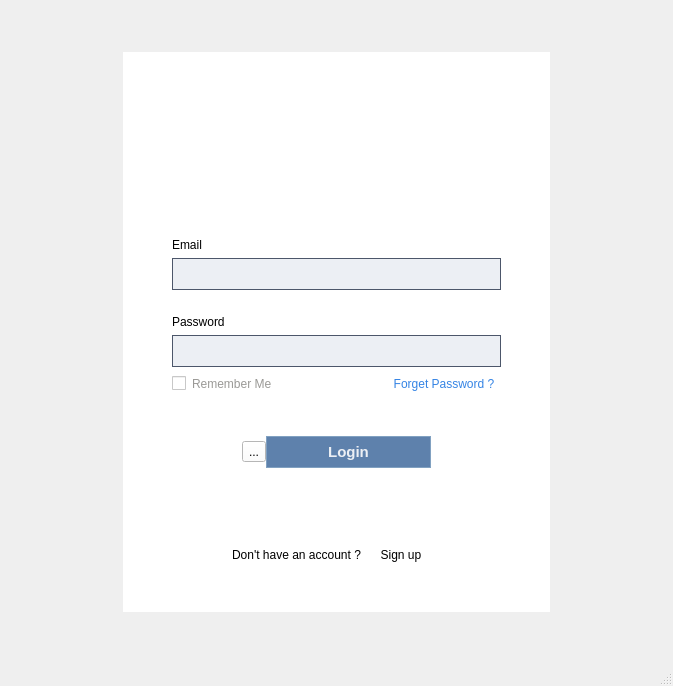
<?xml version="1.0" encoding="UTF-8"?>
<ui version="4.0">
 <class>MainWindow</class>
 <widget class="QMainWindow" name="MainWindow">
  <property name="geometry">
   <rect>
    <x>0</x>
    <y>0</y>
    <width>673</width>
    <height>686</height>
   </rect>
  </property>
  <property name="windowTitle">
   <string>MainWindow</string>
  </property>
  <property name="styleSheet">
   <string notr="true">


    QMainWindow {
        background-image: url(:/backrounds/backrounds/OF18H90.jpg);
    }</string>
  </property>
  <widget class="QWidget" name="centralwidget">
   <layout class="QGridLayout" name="gridLayout_2">
    <item row="1" column="1">
     <widget class="QWidget" name="widget" native="true">
      <property name="enabled">
       <bool>true</bool>
      </property>
      <property name="minimumSize">
       <size>
        <width>240</width>
        <height>300</height>
       </size>
      </property>
      <property name="styleSheet">
       <string notr="true">color: rgb(0, 0, 0);
border-bottom-color: qlineargradient(spread:pad, x1:0, y1:0, x2:0, y2:1, stop:0 rgba(0, 0, 0, 255), stop:0.33 rgba(0, 0, 0, 255), stop:0.34 rgba(255, 30, 30, 255), stop:0.66 rgba(255, 0, 0, 255), stop:0.67 rgba(255, 255, 0, 255), stop:1 rgba(255, 255, 0, 255));
background-color: white;
</string>
      </property>
      <layout class="QGridLayout" name="gridLayout">
       <item row="1" column="1" rowspan="2">
        <layout class="QVBoxLayout" name="verticalLayout_7">
         <item>
          <layout class="QVBoxLayout" name="verticalLayout_5">
           <property name="bottomMargin">
            <number>35</number>
           </property>
           <item>
            <layout class="QVBoxLayout" name="verticalLayout_4">
             <property name="spacing">
              <number>0</number>
             </property>
             <property name="topMargin">
              <number>0</number>
             </property>
             <property name="bottomMargin">
              <number>0</number>
             </property>
             <item>
              <widget class="QLabel" name="label">
               <property name="minimumSize">
                <size>
                 <width>0</width>
                 <height>100</height>
                </size>
               </property>
               <property name="font">
                <font>
                 <pointsize>20</pointsize>
                 <bold>true</bold>
                </font>
               </property>
               <property name="styleSheet">
                <string notr="true">/* background-color:#2e3440;*/</string>
               </property>
               <property name="text">
                <string/>
               </property>
               <property name="pixmap">
                <pixmap resource="../resources/rec.qrc">:/backrounds/backrounds/school-building.png</pixmap>
               </property>
               <property name="alignment">
                <set>Qt::AlignmentFlag::AlignCenter</set>
               </property>
              </widget>
             </item>
             <item>
              <layout class="QVBoxLayout" name="verticalLayout_3">
               <property name="spacing">
                <number>25</number>
               </property>
               <property name="topMargin">
                <number>40</number>
               </property>
               <property name="bottomMargin">
                <number>0</number>
               </property>
               <item>
                <layout class="QVBoxLayout" name="verticalLayout">
                 <property name="spacing">
                  <number>6</number>
                 </property>
                 <item>
                  <widget class="QLabel" name="label_2">
                   <property name="text">
                    <string>Email</string>
                   </property>
                  </widget>
                 </item>
                 <item>
                  <widget class="QLineEdit" name="email_field">
                   <property name="minimumSize">
                    <size>
                     <width>205</width>
                     <height>0</height>
                    </size>
                   </property>
                   <property name="font">
                    <font>
                     <pointsize>-1</pointsize>
                    </font>
                   </property>
                   <property name="styleSheet">
                    <string notr="true">/* Input Field */
QLineEdit {
    background-color: #eceff4; /* Light background */
    color: #000000; /* Black text */
    border: 1px solid #4C566A; /* Subtle gray-blue border */
    border-radius: 0px; /* No rounded corners */
    padding: 6px; /* Padding inside the field */
    font-size: 14px; /* Standard font size */
}

/* Focused Input Field */
QLineEdit:focus {
    border: 1px solid #88C0D0; /* Light blue/teal border on focus */
    background-color: #e1e9f2; /* Slightly lighter background on focus */
}

/* Placeholder Text */
QLineEdit::placeholder {
    color: #4C566A; /* Darker gray for placeholder text */
}
</string>
                   </property>
                  </widget>
                 </item>
                </layout>
               </item>
               <item>
                <layout class="QVBoxLayout" name="verticalLayout_2">
                 <property name="spacing">
                  <number>6</number>
                 </property>
                 <item>
                  <widget class="QLabel" name="label_3">
                   <property name="text">
                    <string>Password</string>
                   </property>
                  </widget>
                 </item>
                 <item>
                  <widget class="QLineEdit" name="password_field">
                   <property name="font">
                    <font>
                     <pointsize>-1</pointsize>
                    </font>
                   </property>
                   <property name="styleSheet">
                    <string notr="true">/* Input Field */
QLineEdit {
    background-color: #eceff4; /* Light background */
    color: #000000; /* Black text */
    border: 1px solid #4C566A; /* Subtle gray-blue border */
    border-radius: 0px; /* No rounded corners */
    padding: 6px; /* Padding inside the field */
    font-size: 14px; /* Standard font size */
}

/* Focused Input Field */
QLineEdit:focus {
    border: 1px solid #88C0D0; /* Light blue/teal border on focus */
    background-color: #e1e9f2; /* Slightly lighter background on focus */
}

/* Placeholder Text */
QLineEdit::placeholder {
    color: #4C566A; /* Darker gray for placeholder text */
}
</string>
                   </property>
                   <property name="echoMode">
                    <enum>QLineEdit::EchoMode::Password</enum>
                   </property>
                  </widget>
                 </item>
                </layout>
               </item>
              </layout>
             </item>
            </layout>
           </item>
           <item>
            <layout class="QHBoxLayout" name="horizontalLayout">
             <property name="spacing">
              <number>100</number>
             </property>
             <item>
              <layout class="QHBoxLayout" name="horizontalLayout_2">
               <property name="spacing">
                <number>0</number>
               </property>
               <item>
                <widget class="QCheckBox" name="remember_me_button">
                 <property name="styleSheet">
                  <string notr="true">color: rgb(154, 153, 150);</string>
                 </property>
                 <property name="text">
                  <string>Remember Me</string>
                 </property>
                </widget>
               </item>
              </layout>
             </item>
             <item>
              <widget class="QPushButton" name="forget_password_button">
               <property name="cursor">
                <cursorShape>PointingHandCursor</cursorShape>
               </property>
               <property name="styleSheet">
                <string notr="true">color: rgb(53, 132, 228);</string>
               </property>
               <property name="text">
                <string>Forget Password ?</string>
               </property>
               <property name="flat">
                <bool>true</bool>
               </property>
              </widget>
             </item>
            </layout>
           </item>
          </layout>
         </item>
         <item>
          <layout class="QVBoxLayout" name="verticalLayout_6">
           <item>
            <layout class="QHBoxLayout" name="horizontalLayout_4">
             <property name="spacing">
              <number>0</number>
             </property>
             <item>
              <spacer name="horizontalSpacer_5">
               <property name="orientation">
                <enum>Qt::Orientation::Horizontal</enum>
               </property>
               <property name="sizeType">
                <enum>QSizePolicy::Policy::Fixed</enum>
               </property>
               <property name="sizeHint" stdset="0">
                <size>
                 <width>70</width>
                 <height>20</height>
                </size>
               </property>
              </spacer>
             </item>
             <item>
              <widget class="QToolButton" name="view_password_button">
               <property name="text">
                <string>...</string>
               </property>
              </widget>
             </item>
             <item>
              <widget class="QPushButton" name="login_button">
               <property name="sizePolicy">
                <sizepolicy hsizetype="Minimum" vsizetype="Fixed">
                 <horstretch>0</horstretch>
                 <verstretch>0</verstretch>
                </sizepolicy>
               </property>
               <property name="baseSize">
                <size>
                 <width>0</width>
                 <height>0</height>
                </size>
               </property>
               <property name="font">
                <font>
                 <family>Segoe UI</family>
                 <pointsize>-1</pointsize>
                 <bold>true</bold>
                </font>
               </property>
               <property name="cursor">
                <cursorShape>PointingHandCursor</cursorShape>
               </property>
               <property name="styleSheet">
                <string notr="true">QPushButton {
    background-color: #5E81AC; /* Nord Blue */
    color: #ECEFF4; /* Light text */
    border: 1px solid #81A1C1; /* Lighter blue border */
    border-radius: 0px; /* No roundness */
    padding: 6px 12px;
    font-family: &quot;Segoe UI&quot;;
    font-size: 15px;

}

/* Hover State */
QPushButton:hover {
    background-color: #81A1C1; /* Lighter Nord Blue */
    border: 1px solid #88C0D0; /* Teal highlight */
}

/* Pressed State */
QPushButton:pressed {
    background-color: #4C566A; /* Darker Nord Blue */
    border: 1px solid #8FBCBB; /* Teal accent */
}

/* Edit Button Specific Style */
QPushButton#editButton {
    background-color: #88C0D0; /* Soft Teal Blue */
    color: #2E3440; /* Darker text for contrast */
    border: 1px solid #8FBCBB; /* Teal border */
}

QPushButton#editButton:hover {
    background-color: #8FBCBB; /* Slightly lighter teal */
    border: 1px solid #81A1C1; /* Soft blue highlight */
}

QPushButton#editButton:pressed {
    background-color: #5E81AC; /* Dark Nord Blue */
    border: 1px solid #4C566A; /* Darker border */
}
</string>
               </property>
               <property name="text">
                <string>Login</string>
               </property>
               <property name="iconSize">
                <size>
                 <width>16</width>
                 <height>16</height>
                </size>
               </property>
               <property name="flat">
                <bool>false</bool>
               </property>
              </widget>
             </item>
             <item>
              <spacer name="horizontalSpacer_6">
               <property name="orientation">
                <enum>Qt::Orientation::Horizontal</enum>
               </property>
               <property name="sizeType">
                <enum>QSizePolicy::Policy::Fixed</enum>
               </property>
               <property name="sizeHint" stdset="0">
                <size>
                 <width>70</width>
                 <height>20</height>
                </size>
               </property>
              </spacer>
             </item>
            </layout>
           </item>
           <item>
            <layout class="QHBoxLayout" name="horizontalLayout_3" stretch="0,0">
             <property name="spacing">
              <number>0</number>
             </property>
             <property name="sizeConstraint">
              <enum>QLayout::SizeConstraint::SetDefaultConstraint</enum>
             </property>
             <property name="leftMargin">
              <number>60</number>
             </property>
             <property name="topMargin">
              <number>70</number>
             </property>
             <property name="rightMargin">
              <number>60</number>
             </property>
             <item>
              <widget class="QLabel" name="label_4">
               <property name="sizePolicy">
                <sizepolicy hsizetype="Preferred" vsizetype="Preferred">
                 <horstretch>0</horstretch>
                 <verstretch>0</verstretch>
                </sizepolicy>
               </property>
               <property name="text">
                <string>Don't have an account ?</string>
               </property>
              </widget>
             </item>
             <item>
              <widget class="QPushButton" name="create_account_button">
               <property name="enabled">
                <bool>true</bool>
               </property>
               <property name="sizePolicy">
                <sizepolicy hsizetype="Minimum" vsizetype="Fixed">
                 <horstretch>0</horstretch>
                 <verstretch>0</verstretch>
                </sizepolicy>
               </property>
               <property name="font">
                <font>
                 <underline>false</underline>
                 <strikeout>false</strikeout>
                 <stylestrategy>PreferDefault</stylestrategy>
                 <fontweight>DemiBold</fontweight>
                </font>
               </property>
               <property name="cursor">
                <cursorShape>PointingHandCursor</cursorShape>
               </property>
               <property name="acceptDrops">
                <bool>false</bool>
               </property>
               <property name="text">
                <string>Sign up</string>
               </property>
               <property name="autoDefault">
                <bool>false</bool>
               </property>
               <property name="default">
                <bool>false</bool>
               </property>
               <property name="flat">
                <bool>true</bool>
               </property>
              </widget>
             </item>
            </layout>
           </item>
          </layout>
         </item>
        </layout>
       </item>
       <item row="3" column="1">
        <spacer name="verticalSpacer_2">
         <property name="orientation">
          <enum>Qt::Orientation::Vertical</enum>
         </property>
         <property name="sizeHint" stdset="0">
          <size>
           <width>20</width>
           <height>37</height>
          </size>
         </property>
        </spacer>
       </item>
       <item row="2" column="2">
        <spacer name="horizontalSpacer_2">
         <property name="orientation">
          <enum>Qt::Orientation::Horizontal</enum>
         </property>
         <property name="sizeHint" stdset="0">
          <size>
           <width>40</width>
           <height>20</height>
          </size>
         </property>
        </spacer>
       </item>
       <item row="0" column="1">
        <spacer name="verticalSpacer">
         <property name="orientation">
          <enum>Qt::Orientation::Vertical</enum>
         </property>
         <property name="sizeHint" stdset="0">
          <size>
           <width>20</width>
           <height>37</height>
          </size>
         </property>
        </spacer>
       </item>
       <item row="1" column="0">
        <spacer name="horizontalSpacer">
         <property name="orientation">
          <enum>Qt::Orientation::Horizontal</enum>
         </property>
         <property name="sizeHint" stdset="0">
          <size>
           <width>40</width>
           <height>20</height>
          </size>
         </property>
        </spacer>
       </item>
      </layout>
     </widget>
    </item>
    <item row="1" column="0">
     <spacer name="horizontalSpacer_3">
      <property name="orientation">
       <enum>Qt::Orientation::Horizontal</enum>
      </property>
      <property name="sizeHint" stdset="0">
       <size>
        <width>80</width>
        <height>20</height>
       </size>
      </property>
     </spacer>
    </item>
    <item row="1" column="2">
     <spacer name="horizontalSpacer_4">
      <property name="orientation">
       <enum>Qt::Orientation::Horizontal</enum>
      </property>
      <property name="sizeHint" stdset="0">
       <size>
        <width>80</width>
        <height>20</height>
       </size>
      </property>
     </spacer>
    </item>
    <item row="2" column="1">
     <spacer name="verticalSpacer_4">
      <property name="orientation">
       <enum>Qt::Orientation::Vertical</enum>
      </property>
      <property name="sizeHint" stdset="0">
       <size>
        <width>20</width>
        <height>34</height>
       </size>
      </property>
     </spacer>
    </item>
    <item row="0" column="1">
     <spacer name="verticalSpacer_3">
      <property name="orientation">
       <enum>Qt::Orientation::Vertical</enum>
      </property>
      <property name="sizeHint" stdset="0">
       <size>
        <width>20</width>
        <height>34</height>
       </size>
      </property>
     </spacer>
    </item>
   </layout>
  </widget>
  <widget class="QStatusBar" name="statusbar"/>
 </widget>
 <resources>
  <include location="../resources/rec.qrc"/>
 </resources>
 <connections/>
</ui>
